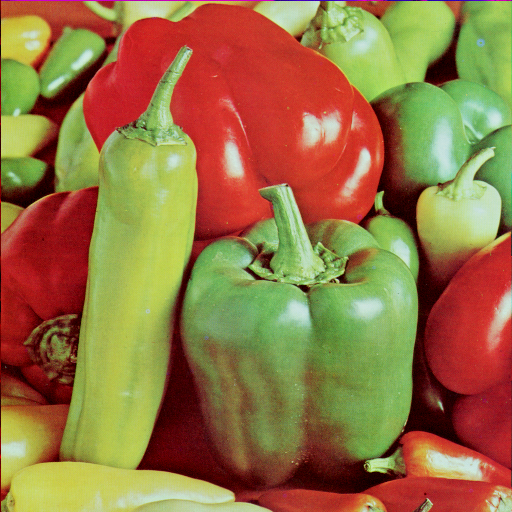
#> input picture COMP2271 Data Science/Week 13 Practical/peppers.png, 512 x 512 px
$ python save_image.py
#> lines starting #> are read from the running program, lines starting #| are printed output that depends on the picture
# ===================================================================

# Example : save an image from file (and invert it)

# Author : Amir Atapour Abarghouei, amir.atapour-abarghouei@durham.ac.uk

# Copyright (c) 2024 Amir Atapour Abarghouei

# based on : https://github.com/tobybreckon/python-examples-ip/blob/master/skeleton.py
# License : LGPL - http://www.gnu.org/licenses/lgpl.html

# ===================================================================

import cv2

# ===================================================================

# read an image from the specified file (in colour)

img = cv2.imread('peppers.png', cv2.IMREAD_COLOR)
#> img is the input picture: shape (512, 512, 3); mean B, G, R 66.5, 115.6, 149.8

# check it has loaded

if not img is None:

    print("Processing and saving image.")

    # performing logical inversion - see OpenCV Manual entry for bitwise_not()

    inverted = cv2.bitwise_not(img)
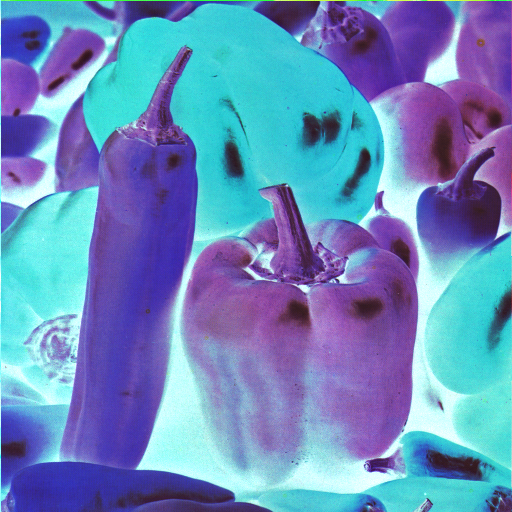
#> inverted: shape (512, 512, 3); mean B, G, R 188.5, 139.4, 105.2

    # write inverted image to file

    #cv2.imwrite("inverted-peppers.png", inverted)

    #cv2.imwrite("inverted-peppers.bmp", inverted)
    #cv2.imwrite("inverted-peppers.tiff", inverted)

    cv2.imwrite("inverted-peppers-quality5.jpg", inverted, (cv2.IMWRITE_JPEG_QUALITY, 5))
    cv2.imwrite("inverted-peppers-quality95.jpg", inverted, (cv2.IMWRITE_JPEG_QUALITY, 95))

    cv2.imwrite("inverted-peppers-compression9.png", inverted, (cv2.IMWRITE_PNG_COMPRESSION, 9))
    cv2.imwrite("inverted-peppers-compression0.png", inverted, (cv2.IMWRITE_PNG_COMPRESSION, 0))

    cv2.imwrite("inverted.jpg", inverted)
    cv2.imwrite("inverted.png", inverted)

else:
    print("No image file was loaded.")

# ===================================================================

inverted = cv2.imread('inverted.jpg', cv2.IMREAD_COLOR)
inverted_png = cv2.imread('inverted.png', cv2.IMREAD_COLOR)

inverted_back = cv2.bitwise_not(inverted)
cv2.imwrite("inverted_back.jpg", inverted_back)

inverted_back_png = cv2.bitwise_not(inverted_png)
cv2.imwrite("inverted_back.png", inverted_back_png)

diff_jpg = cv2.absdiff(inverted_back, img)
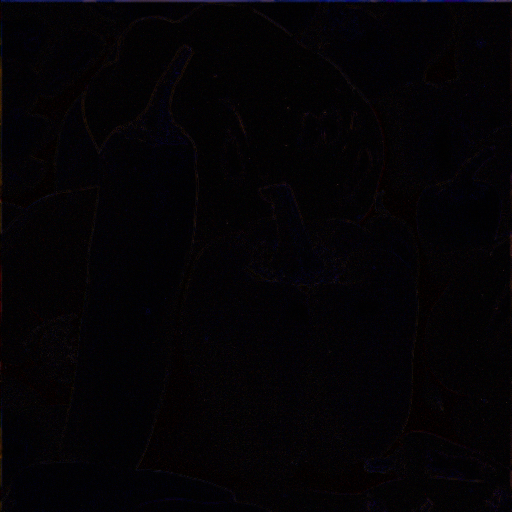
#> diff_jpg: shape (512, 512, 3); mean B, G, R 4.9, 2.6, 4.3
diff_png = cv2.absdiff(inverted_back_png, img)
#> diff_png: shape (512, 512, 3); every value is 0

diff_jpg = diff_jpg * 255 / diff_jpg.max()
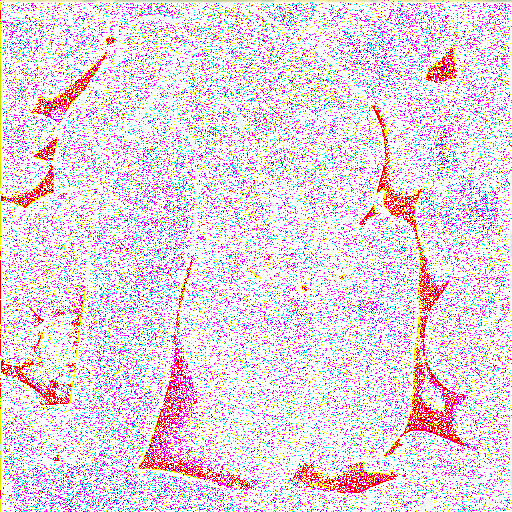
#> diff_jpg: shape (512, 512, 3) float64; mean B, G, R 1.83, 1.73, 1.87; drawn with min black and max white
diff_png = diff_png * 255 / diff_png.max()
#> diff_png: shape (512, 512, 3) float64; every value is NaN or infinite

cv2.imshow("diff (jpg)", diff_jpg)
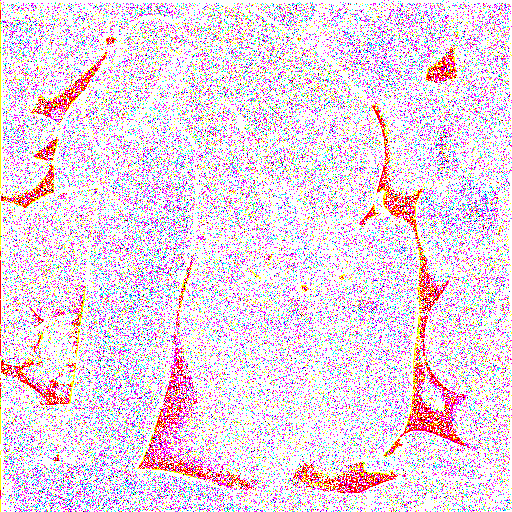
#> window 'diff (jpg)': shape (512, 512, 3); mean B, G, R 229.2, 214, 233.2
cv2.imshow("diff (png)", diff_png)

cv2.waitKey(0)
